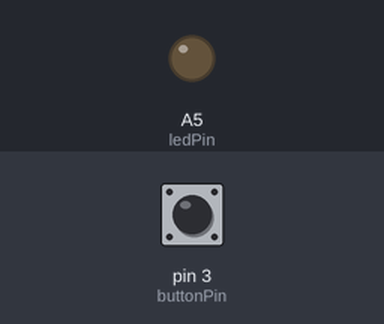
The sketch below on a simulated Arduino Uno, built with avr-gcc and run on an emulated ATmega328P. On the bench: output pins drawn as LEDs (lit = HIGH). The inputs (shaded band) are chosen by the test bench; at power-on: pin 3 (buttonPin) HIGH.

Above: at 1.2 s.
1.3 s: pin 3 (buttonPin) pulled LOW for 0.15 s
At 1.37 s:
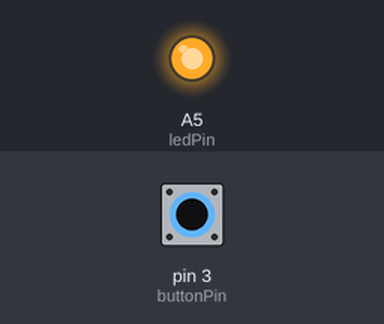
2.9 s: pin 3 (buttonPin) pulled LOW for 3.2 s
At 6.8 s:
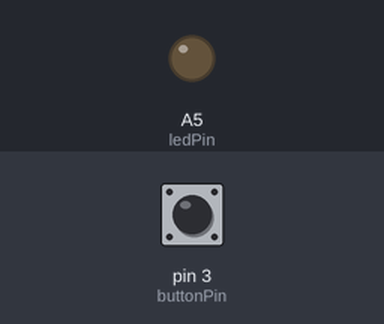
Timing chart, 0 to 8.3 s (numbered marks = the images above; inputs shaded):
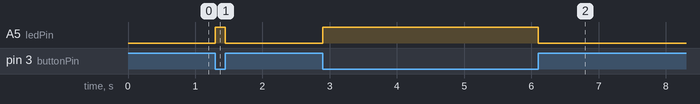

Measured:
- after the input at 1.3 s, A5 (ledPin): LOW → HIGH at once, → LOW 0.15 s later
- after the input at 2.9 s, A5 (ledPin): LOW → HIGH at once, → LOW 3.2 s later

The sketch:

Button.ino
```cpp
/*
  Button
  Turns on LED when button is pressed
  Created 08/01/17 by Chang Chu-Ming
*/

int ledPin = A5;
int buttonPin = 3; // Pin D3

// Setup runs once upon power-up
void setup() {
  pinMode(ledPin, OUTPUT); // Initialize ledPin (pin A5) as OUTPUT pin
  pinMode(buttonPin, INPUT_PULLUP); // Initialize buttonPin (pin D3) as INPUT pin with pullup
}

// Loop keeps running as long as power is on
void loop() {
  if (digitalRead(buttonPin) == LOW)
  {
    digitalWrite(ledPin, HIGH);   // turn the LED on by setting voltage to high
  } else {
    digitalWrite(ledPin, LOW);    // turn the LED off by setting voltage to low
  }
}
```
